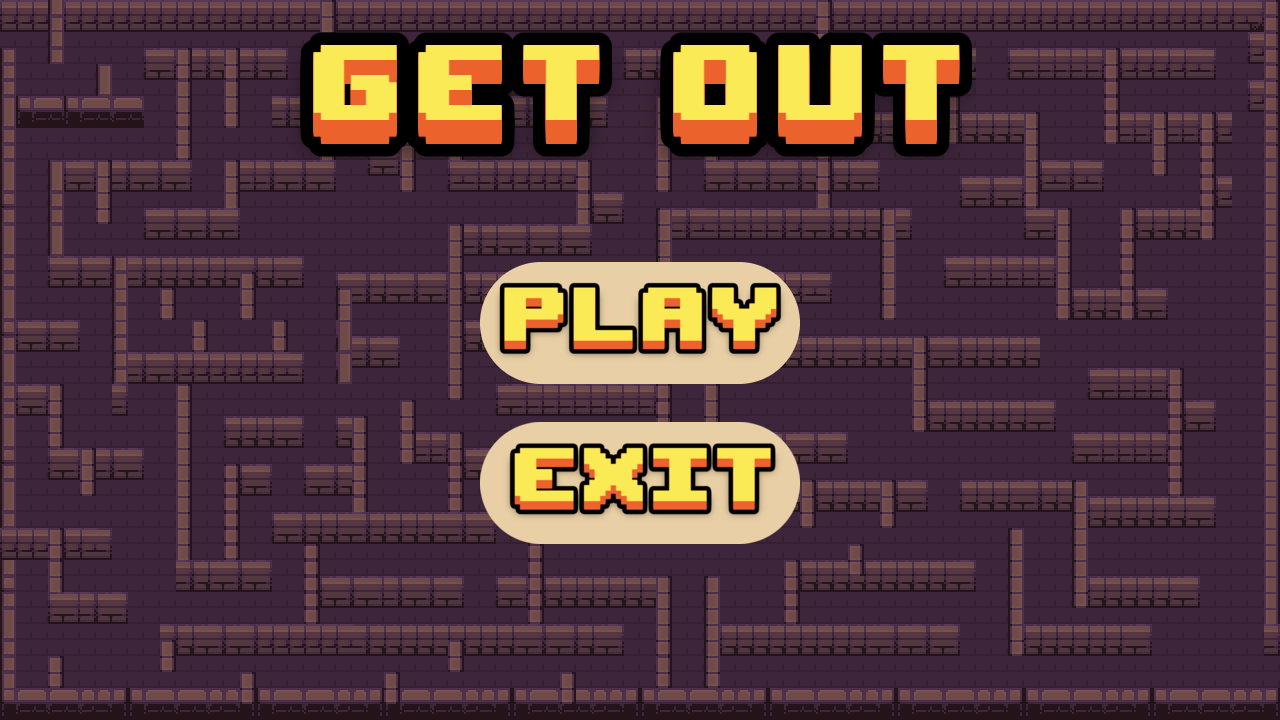

Below is a game level as drawn by its tile map, then a one-line description and the .tmx that defines it (tile-layer data replaced by summaries):
An orthogonal 80x45 tile map with 16x16 px tiles, 5 tile layers (floor, walls, title, play_button, ...), 2 hidden layers not drawn, 6 tilesets.

<map version="1.10" tiledversion="1.10.2" orientation="orthogonal" renderorder="right-down" width="80" height="45" tilewidth="16" tileheight="16" infinite="0" nextlayerid="13" nextobjectid="1">
 <tileset firstgid="1" source="./Dungeon_Tileset_at.tsx" />
 <tileset firstgid="1025" source="./title.tsx" />
 <tileset firstgid="6025" source="./play_button.tsx" />
 <tileset firstgid="6026" source="./play_button_active.tsx" />
 <tileset firstgid="6027" source="./exit_button.tsx" />
 <tileset firstgid="6028" source="./exit_button_active.tsx" />
 <layer id="1" name="floor" width="80" height="45">
  <data>[3600 cells, 3600 non-empty, 1 distinct tile ids]</data>
 </layer>
 <layer id="2" name="walls" width="80" height="45">
  <data>[3600 cells, 1695 non-empty, 50 distinct tile ids]</data>
 </layer>
 <layer id="7" name="title" width="80" height="45">
  <data>[3600 cells, 344 non-empty, 344 distinct tile ids]</data>
 </layer>
 <layer id="9" name="play_button" width="80" height="45" locked="1">
  <data>[3600 cells, 1 non-empty, 1 distinct tile ids]</data>
 </layer>
 <layer id="10" name="play_button_active" width="80" height="45" visible="0" locked="1">
  <data>[3600 cells, 1 non-empty, 1 distinct tile ids]</data>
 </layer>
 <layer id="11" name="exit_button" width="80" height="45" locked="1">
  <data>[3600 cells, 1 non-empty, 1 distinct tile ids]</data>
 </layer>
 <layer id="12" name="exit_button_active" width="80" height="45" visible="0" locked="1">
  <data>[3600 cells, 1 non-empty, 1 distinct tile ids]</data>
 </layer>
</map>
